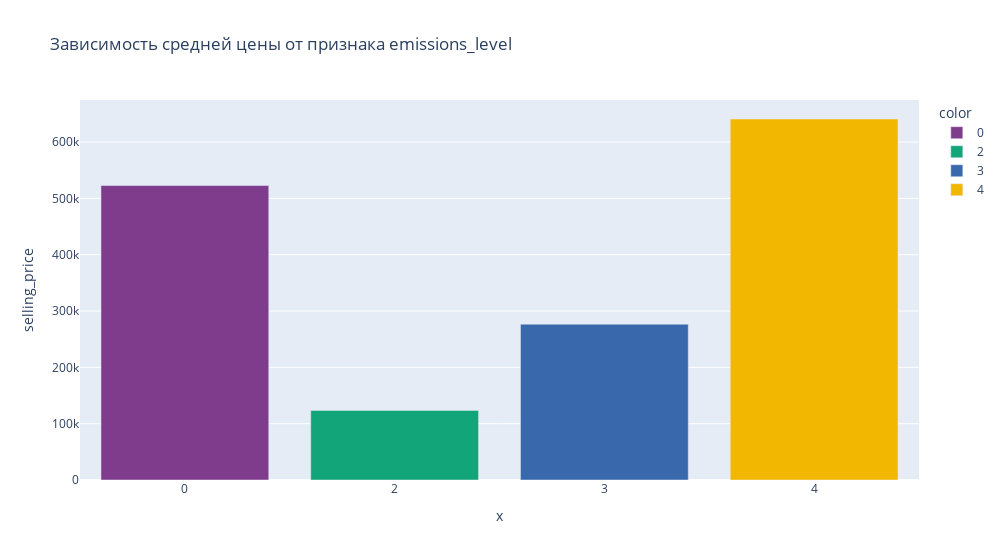

The code cell stored with this chart in its notebook:
### Code cell
creating_bar(df_train, 'emissions_level')

### Figure 1 — Plotly figure (JSON) as saved in the notebook; plotly's stock layout.template omitted (floating-point values rounded to 4 significant figures)
{"data": [{"alignmentgroup": "True", "hovertemplate": "color=0<br>x=%{x}<br>selling_price=%{y}<extra></extra>", "legendgroup": "0", "marker": {"color": "rgb(127, 60, 141)", "pattern": {"shape": ""}}, "name": "0", "offsetgroup": "0", "orientation": "v", "showlegend": true, "textposition": "auto", "type": "bar", "x": ["0"], "xaxis": "x", "y": [522800.0], "yaxis": "y"}, {"alignmentgroup": "True", "hovertemplate": "color=2<br>x=%{x}<br>selling_price=%{y}<extra></extra>", "legendgroup": "2", "marker": {"color": "rgb(17, 165, 121)", "pattern": {"shape": ""}}, "name": "2", "offsetgroup": "2", "orientation": "v", "showlegend": true, "textposition": "auto", "type": "bar", "x": ["2"], "xaxis": "x", "y": [123600.0], "yaxis": "y"}, {"alignmentgroup": "True", "hovertemplate": "color=3<br>x=%{x}<br>selling_price=%{y}<extra></extra>", "legendgroup": "3", "marker": {"color": "rgb(57, 105, 172)", "pattern": {"shape": ""}}, "name": "3", "offsetgroup": "3", "orientation": "v", "showlegend": true, "textposition": "auto", "type": "bar", "x": ["3"], "xaxis": "x", "y": [276700.0], "yaxis": "y"}, {"alignmentgroup": "True", "hovertemplate": "color=4<br>x=%{x}<br>selling_price=%{y}<extra></extra>", "legendgroup": "4", "marker": {"color": "rgb(242, 183, 1)", "pattern": {"shape": ""}}, "name": "4", "offsetgroup": "4", "orientation": "v", "showlegend": true, "textposition": "auto", "type": "bar", "x": ["4"], "xaxis": "x", "y": [640900.0], "yaxis": "y"}], "layout": {"barmode": "relative", "legend": {"title": {"text": "color"}, "tracegroupgap": 0}, "title": {"text": "Зависимость средней цены от признака emissions_level"}, "width": 1000, "xaxis": {"anchor": "y", "domain": [0, 1], "title": {"text": "x"}}, "yaxis": {"anchor": "x", "domain": [0, 1], "title": {"text": "selling_price"}}}}
